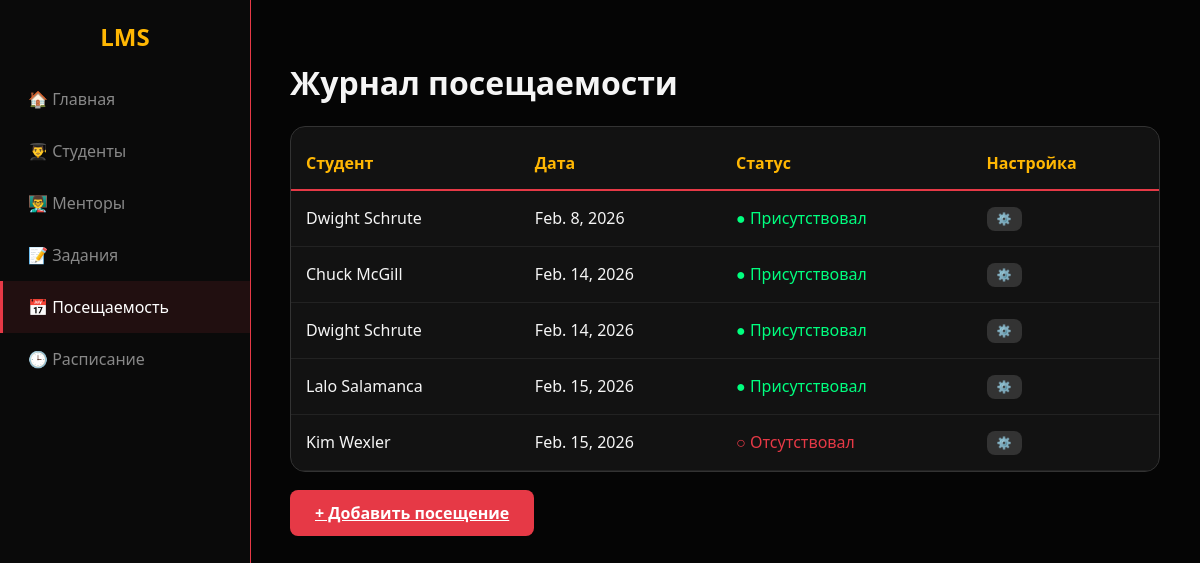
Before: /lms/visit/ with the older database file.
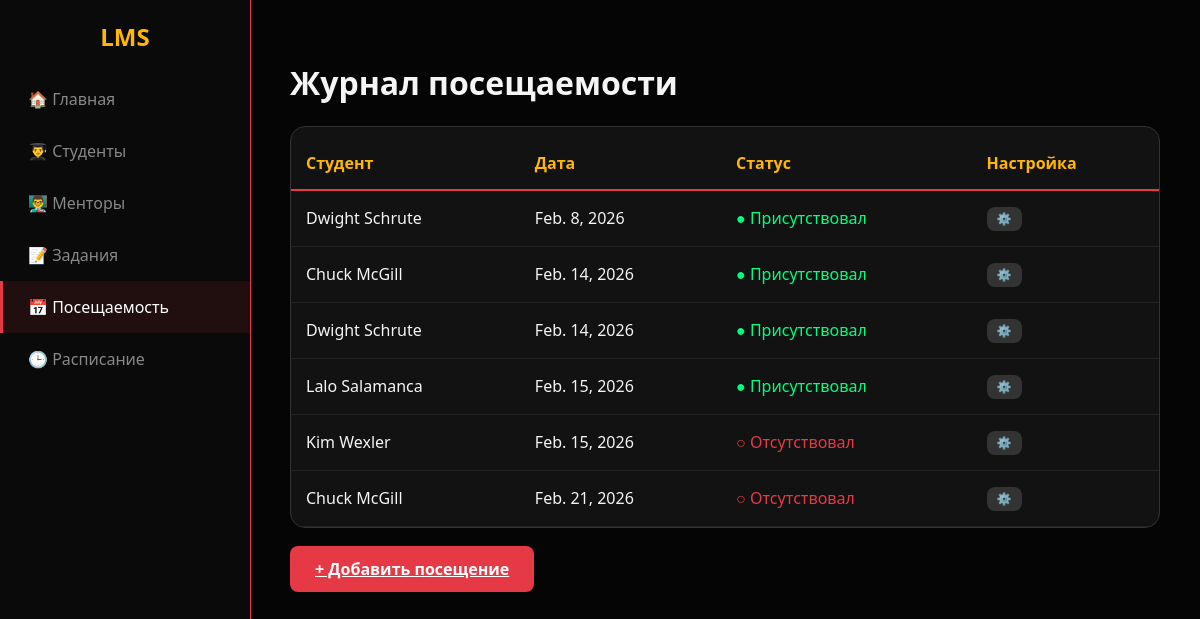
After: the same page with the newer database file.
### lms/models.py (models this page shows)
class Visit(models.Model):
    student = models.ForeignKey(Student, on_delete=models.CASCADE)
    is_visited = models.BooleanField(default=False)
    date = models.DateField()

class Student(models.Model):
    first_name = models.TextField(max_length=20)
    last_name = models.TextField(max_length=20)
    phone_number = models.IntegerField()
    avatar = models.ImageField(upload_to='media/')

### lms/views.py (the view)
# urls.py: path('visit/', views.visit_info, name='visit'),
def visit_info(request):
    visit = Visit.objects.all()
    return render(request,
                  'visit.html',
                  {"visit": visit})

### lms/templates/visit.html (shortened to what this page needs)
<!DOCTYPE html>
<html lang="ru">
<head>
</head>
<body>
    <div class="area"><ul class="circles"><li></li><li></li></ul></div>
    <div class="sidebar">
        <h2 style="text-align:center; color: var(--yellow)">LMS</h2>
        <a href="{% url 'home' %}">🏠 Главная</a>
        <a href="{% url 'student' %}">👨‍🎓 Студенты</a>
        <a href="{% url 'mentor' %}">👨‍🏫 Менторы</a>
        <a href="{% url 'task' %}">📝 Задания</a>
        <a href="{% url 'visit' %}" class="active">📅 Посещаемость</a>
        <a href="{% url 'schedule' %}">🕒 Расписание</a>
    </div>
    <div class="main-content">
        <h1>Журнал посещаемости</h1>
        <div class="card" style="padding: 0; overflow: hidden;">
            <table>
                <thead>
                    <tr>
                        <th>Студент</th>
                        <th>Дата</th>
                        <th>Статус</th>
                        <th>Настройка</th>
                    </tr>
                </thead>
                <tbody>
                    {% for i in visit %}
                    <tr>
                        <td>{{ i.student.first_name }} {{ i.student.last_name }}</td>
                        <td>{{ i.date }}</td>
                        <td>
                            {% if i.is_visited %}
                            <span style="color: #00ff7f;">● Присутствовал</span>
                            {% else %}
                            <span style="color: var(--red);">○ Отсутствовал</span>
                            {% endif %}
                        </td>
                        <td><button class="btn" style="padding: 5px 10px; font-size: 12px; background: #333;">⚙️</button></td>
                    </tr>
                    {% endfor %}
                </tbody>
            </table>
        </div>
        <a href="{% url 'visit_items' %}" class="btn btn-primary btn-sm">
    + Добавить посещение
</a>
    </div>
</body>
</html>

Changed rows visible on the page:
added Visit: student.first_name "Chuck", student.last_name "McGill", date "Feb. 21, 2026", is_visited "○ Отсутствовал"
